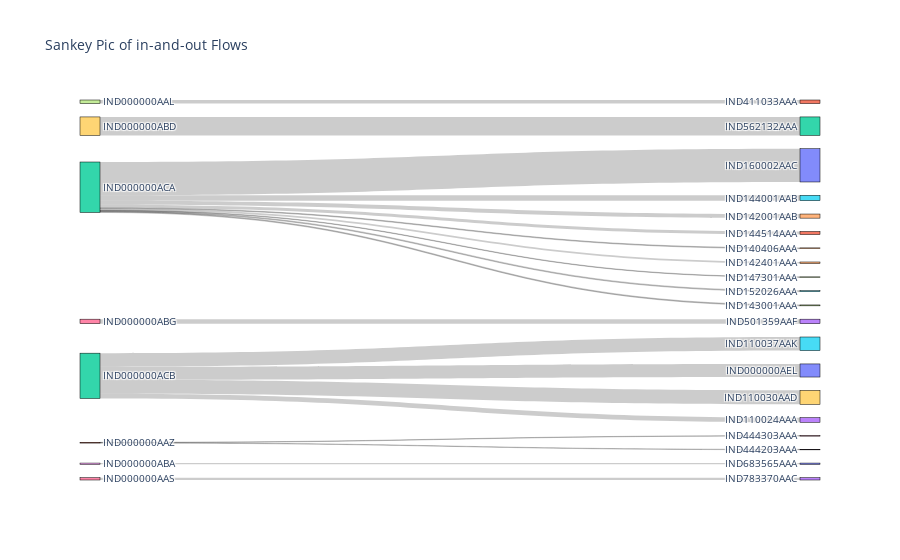

Notebook source saved alongside this figure:
### Code cell
# the nodes
nodes = list(set(flows['source_center']).union(set(flows['destination_center'])))
node_indices = {node: i for i, node in enumerate(nodes)}

# the flow
flows['source'] = flows['source_center'].map(node_indices)
flows['target'] = flows['destination_center'].map(node_indices)

fig = go.Figure(go.Sankey(
    node=dict(
        pad=15,
        thickness=20,
        line=dict(color="black", width=0.5),
        label=nodes
    ),
    link=dict(
        source=flows['source'],
        target=flows['target'],
        value=flows['value']
    )
))

fig.update_layout(title_text="Sankey Pic of in-and-out Flows", font_size=10)
fig.show()

# sankey is not ideal as well, but it reveals the extreme imbalanced flows in different nodes
# what if the distribution of burden of in-out flows can influence the delivery time
# the burden of centers can be divided into different the class, and the comparsion of delivert time can be contrasted

### Figure 1 — Plotly figure (JSON) as saved in the notebook; plotly's stock layout.template omitted (floating-point values rounded to 4 significant figures)
{"data": [{"link": {"source": [17, 26, 21, 21, 8, 9, 6, 12, 12, 12, 12, 12, 12, 12, 12, 12, 22, 22, 22, 22], "target": [1, 23, 18, 16, 20, 2, 3, 4, 14, 24, 27, 25, 11, 7, 15, 0, 10, 13, 19, 5], "value": [28, 18, 3, 3, 10, 144, 35, 6, 32, 12, 7, 42, 24, 4, 7, 259, 102, 36, 109, 106]}, "node": {"label": ["IND160002AAC", "IND411033AAA", "IND562132AAA", "IND501359AAF", "IND140406AAA", "IND110037AAK", "IND000000ABG", "IND147301AAA", "IND000000ABA", "IND000000ABD", "IND000000AEL", "IND144514AAA", "IND000000ACA", "IND110024AAA", "IND142001AAB", "IND152026AAA", "IND444303AAA", "IND000000AAL", "IND444203AAA", "IND110030AAD", "IND683565AAA", "IND000000AAZ", "IND000000ACB", "IND783370AAC", "IND142401AAA", "IND144001AAB", "IND000000AAS", "IND143001AAA"], "line": {"color": "black", "width": 0.5}, "pad": 15, "thickness": 20}, "type": "sankey"}], "layout": {"font": {"size": 10}, "title": {"text": "Sankey Pic of in-and-out Flows"}}}
